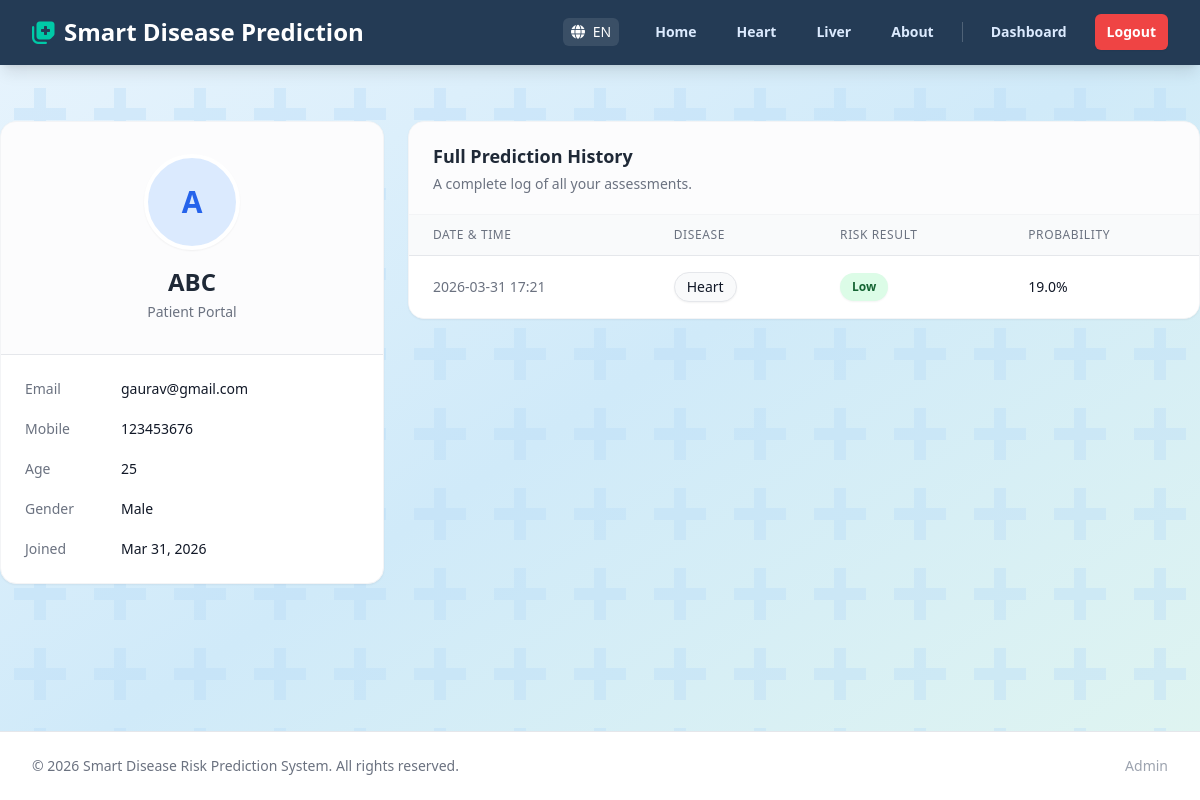
The app's page /profile (signed in) with its own data.
### models.py (models this page shows)
class Patient(db.Model):
    __tablename__ = 'patients'
    id = db.Column(db.Integer, primary_key=True)
    name = db.Column(db.String(100), nullable=False)
    email = db.Column(db.String(120), unique=True, nullable=False)
    mobile = db.Column(db.String(20), nullable=False)
    age = db.Column(db.Integer, nullable=False)
    gender = db.Column(db.String(10), nullable=False)
    password = db.Column(db.String(255), nullable=False) # hashed
    created_at = db.Column(db.DateTime, default=datetime.utcnow)
    predictions = db.relationship('Prediction', backref='patient', lazy=True)

class Prediction(db.Model):
    __tablename__ = 'predictions'
    id = db.Column(db.Integer, primary_key=True)
    patient_id = db.Column(db.Integer, db.ForeignKey('patients.id'), nullable=False)
    disease_type = db.Column(db.String(50), nullable=False) # Heart / Kidney / Liver
    risk_result = db.Column(db.String(50), nullable=False) # High / Low
    probability = db.Column(db.Float, nullable=True) # e.g. 75.50
    city = db.Column(db.String(50), nullable=True) # Location
    created_at = db.Column(db.DateTime, default=datetime.utcnow)

### app.py (the view)
@app.route("/profile")
def profile():
    if 'patient_id' not in session:
        flash("Please log in to access this page.", "danger")
        return redirect(url_for('login'))
    patient_id = session['patient_id']
    patient = Patient.query.get(patient_id)
    predictions = Prediction.query.filter_by(patient_id=patient_id).order_by(Prediction.created_at.desc()).all()
    return render_template("profile.html", patient=patient, predictions=predictions)

### templates/profile.html (shortened to what this page needs)
{% extends 'base.html' %}
{% block content %}
<div class="space-y-6">
    <div class="grid grid-cols-1 lg:grid-cols-3 gap-6">
        <div class="lg:col-span-1">
            <div class="bg-white rounded-2xl shadow-sm border border-gray-100 overflow-hidden sticky top-24">
                <div class="px-6 py-8 border-b border-gray-200 bg-gray-50/50 flex flex-col items-center">
                    <div class="w-24 h-24 rounded-full bg-medical-100 flex items-center justify-center text-medical-600 text-3xl font-bold shadow-sm border-4 border-white mb-4">
                        {{ patient.name[0] | upper }}
                    </div>
                    <h2 class="text-2xl font-bold text-gray-800">{{ patient.name }}</h2>
                    <p class="text-sm text-gray-500 mt-1">Patient Portal</p>
                </div>
                <div class="px-6 py-6">
                    <dl class="space-y-5">
                        <div class="flex items-center">
                            <dt class="text-sm font-medium text-gray-500 w-24">Email</dt>
                            <dd class="text-sm text-gray-900 font-medium">{{ patient.email }}</dd>
                        </div>
                        <div class="flex items-center">
                            <dt class="text-sm font-medium text-gray-500 w-24">Mobile</dt>
                            <dd class="text-sm text-gray-900">{{ patient.mobile }}</dd>
                        </div>
                        <div class="flex items-center">
                            <dt class="text-sm font-medium text-gray-500 w-24">Age</dt>
                            <dd class="text-sm text-gray-900">{{ patient.age }}</dd>
                        </div>
                        <div class="flex items-center">
                            <dt class="text-sm font-medium text-gray-500 w-24">Gender</dt>
                            <dd class="text-sm text-gray-900">{{ patient.gender }}</dd>
                        </div>
                        <div class="flex items-center">
                            <dt class="text-sm font-medium text-gray-500 w-24">Joined</dt>
                            <dd class="text-sm text-gray-900">{{ patient.created_at.strftime('%b %d, %Y') }}</dd>
                        </div>
                    </dl>
                </div>
            </div>
        </div>
        <div class="lg:col-span-2">
            <div class="bg-white rounded-2xl shadow-sm border border-gray-100 overflow-hidden">
                <div class="px-6 py-5 border-b border-gray-100 bg-gray-50/50">
                    <h3 class="text-lg font-bold text-gray-800">Full Prediction History</h3>
                    <p class="mt-1 text-sm text-gray-500">A complete log of all your assessments.</p>
                </div>
                {% if predictions %}
                    <div class="overflow-x-auto">
                        <table class="min-w-full divide-y divide-gray-200">
                            <thead class="bg-gray-50">
                                <tr>
                                    <th scope="col" class="px-6 py-3 text-left text-xs font-medium text-gray-500 uppercase tracking-wider">Date & Time</th>
                                    <th scope="col" class="px-6 py-3 text-left text-xs font-medium text-gray-500 uppercase tracking-wider">Disease</th>
                                    <th scope="col" class="px-6 py-3 text-left text-xs font-medium text-gray-500 uppercase tracking-wider">Risk Result</th>
                                    <th scope="col" class="px-6 py-3 text-left text-xs font-medium text-gray-500 uppercase tracking-wider">Probability</th>
                                </tr>
                            </thead>
                            <tbody class="bg-white divide-y divide-gray-200">
                                {% for record in predictions %}
                                <tr class="hover:bg-gray-50 transition-colors">
                                    <td class="px-6 py-4 whitespace-nowrap text-sm text-gray-500">
                                        {{ record.created_at.strftime('%Y-%m-%d %H:%M') }}
                                    </td>
                                    <td class="px-6 py-4 whitespace-nowrap">
                                        <div class="text-sm font-medium text-gray-900 border border-gray-200 px-3 py-1 rounded-full bg-gray-50 shadow-sm inline-block">{{ record.disease_type }}</div>
                                    </td>
                                    <td class="px-6 py-4 whitespace-nowrap">
                                        {% if 'High' in record.risk_result %}
                                            <span class="px-3 py-1 inline-flex text-xs leading-5 font-semibold rounded-full bg-red-100 text-red-800 shadow-sm">
                                                {{ record.risk_result }}
                                            </span>
                                        {% else %}
                                            <span class="px-3 py-1 inline-flex text-xs leading-5 font-semibold rounded-full bg-green-100 text-green-800 shadow-sm">
                                                {{ record.risk_result }}
                                            </span>
                                        {% endif %}
                                    </td>
                                    <td class="px-6 py-4 whitespace-nowrap text-sm font-medium text-gray-900">
                                        {% if record.probability %}
                                            {{ record.probability }}%
                                        {% else %}
                                            N/A
                                        {% endif %}
                                    </td>
                                </tr>
                                {% endfor %}
                            </tbody>
                        </table>
                    </div>
                {% endif %}
            </div>
        </div>
    </div>
</div>
{% endblock %}

### templates/base.html (style rules this page uses)
.bg-med-pattern { position: relative; z-index: 0; }
.bg-med-pattern::before { content: ''; position: absolute; inset: 0; background-size: 80px 80px; z-index: -1; pointer-events: none; }

### records on screen
Patient: name "A", name "ABC", email "gaurav@gmail.com", mobile "123453676", age "25", gender "Male", created_at "Mar 31, 2026"
Prediction: created_at "2026-03-31 17:21", disease_type "Heart", risk_result "Low", probability "19.0"
